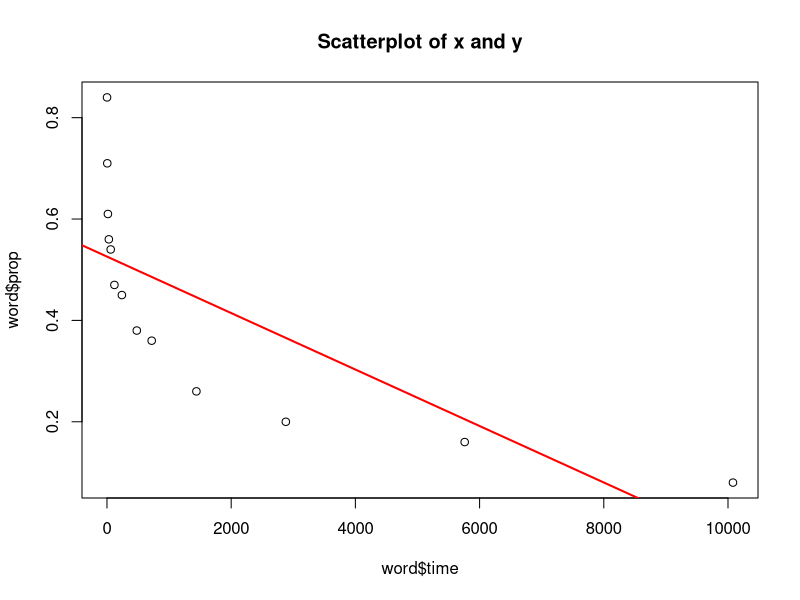
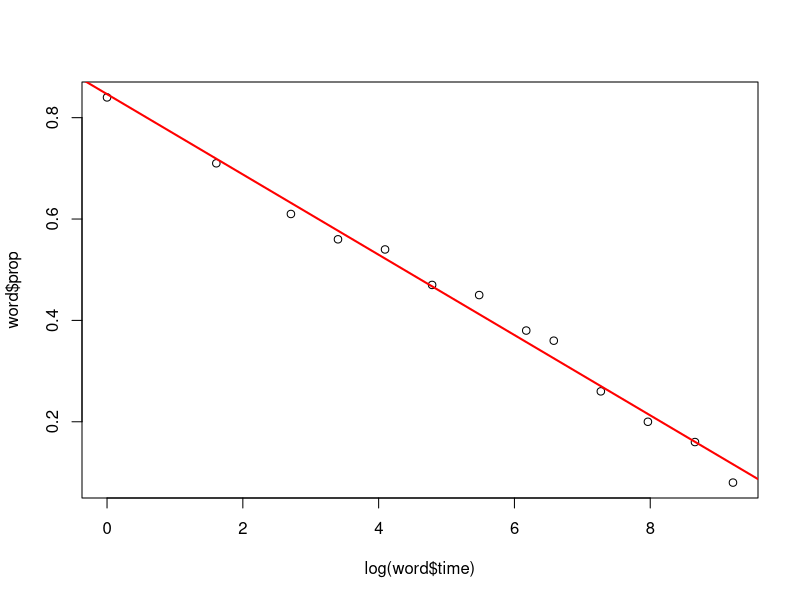
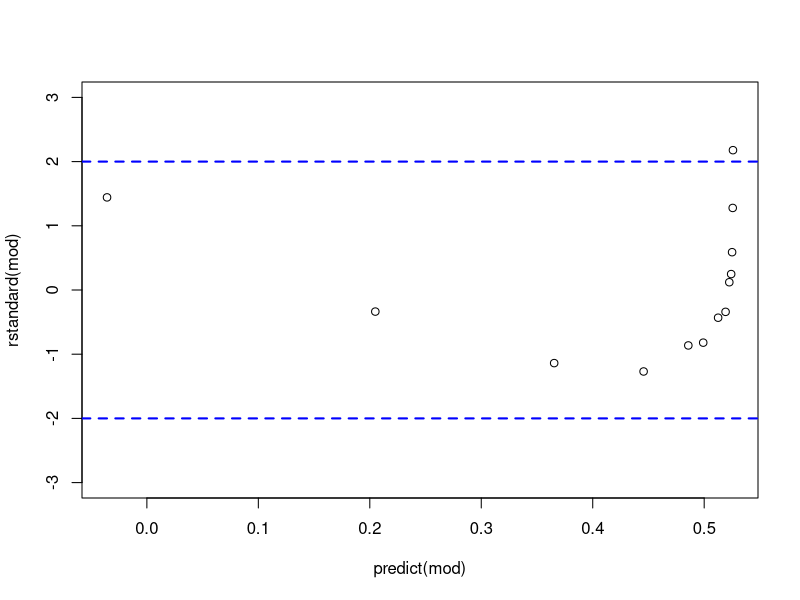
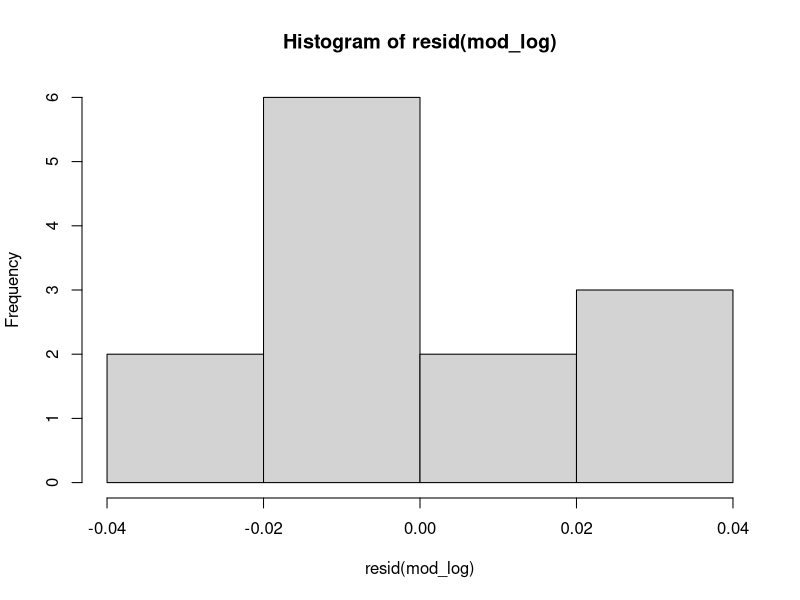
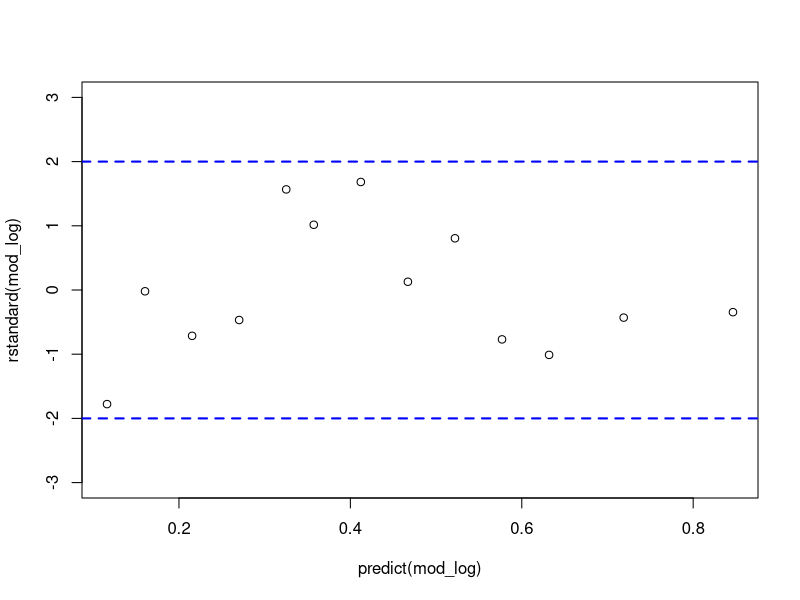
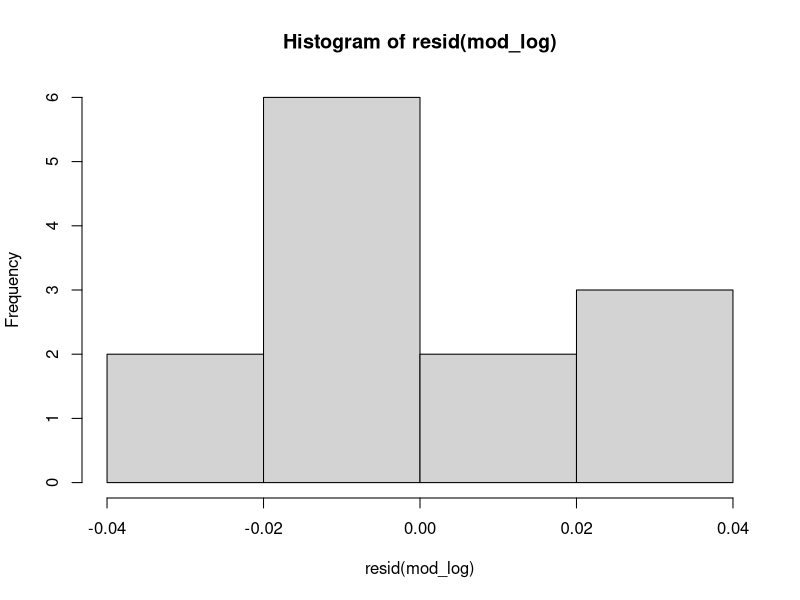
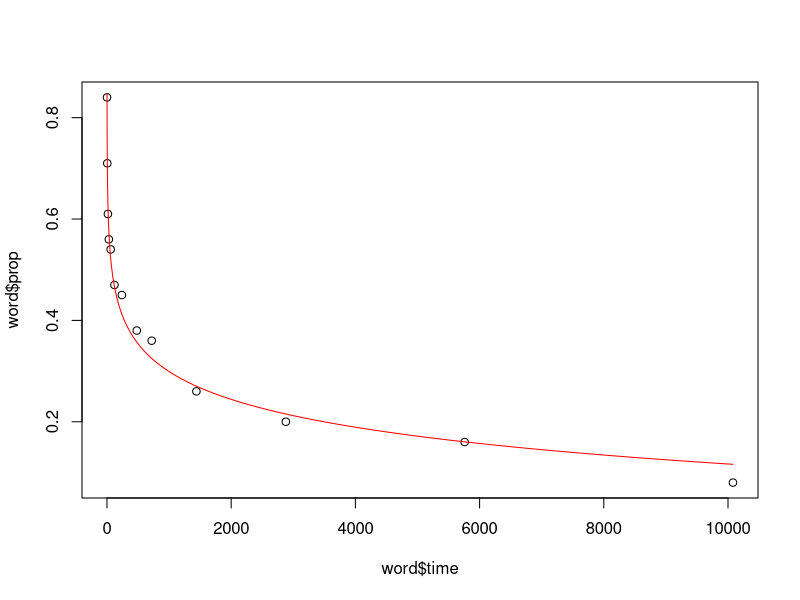

The R script that drew these images, in order:
## ---- chunk 1
knitr::opts_chunk$set(echo = TRUE)
## ---- chunk 2
library(readr)
word <- read.csv("wordrecall.csv", sep = ",")
## ---- chunk 3
plot(x = word$time, word$prop, main = "Scatterplot of x and y")
mod = lm(prop ~ time, data = word)
abline(mod, col = "red", lwd = 2)

## ---- chunk 4
plot(x = log(word$time), word$prop)
mod_log = lm(prop ~ log(time), data = word)
abline(mod_log, col = "red", lwd = 2)

## ---- chunk 5
# model sense log
plot(x = predict(mod), 
     y = rstandard(mod),
     ylim = c(-3, 3))
abline(h = c(-2,2),
       lty = 2,
       col = "blue",
       lwd = 2)
hist(resid(mod_log))

# model amb log
plot(x = predict(mod_log), 
     y = rstandard(mod_log),
     ylim = c(-3, 3))
abline(h = c(-2,2),
       lty = 2,
       col = "blue",
       lwd = 2)
hist(resid(mod_log))

summary(mod_log)
## ---- chunk 6
# prediccions en l'escala original
newgrid = data.frame(time = seq(min(word$time), max(word$time)))
preds = predict(mod_log, newdata = newgrid)
plot(x = word$time, y = word$prop)
lines(preds, col = "red")



# predicció puntual i interval pred.
# a t = 180 (3h)
new = data.frame(time = 180)
predict(mod_log, 
        newdata = new, 
        interval = "prediction")
